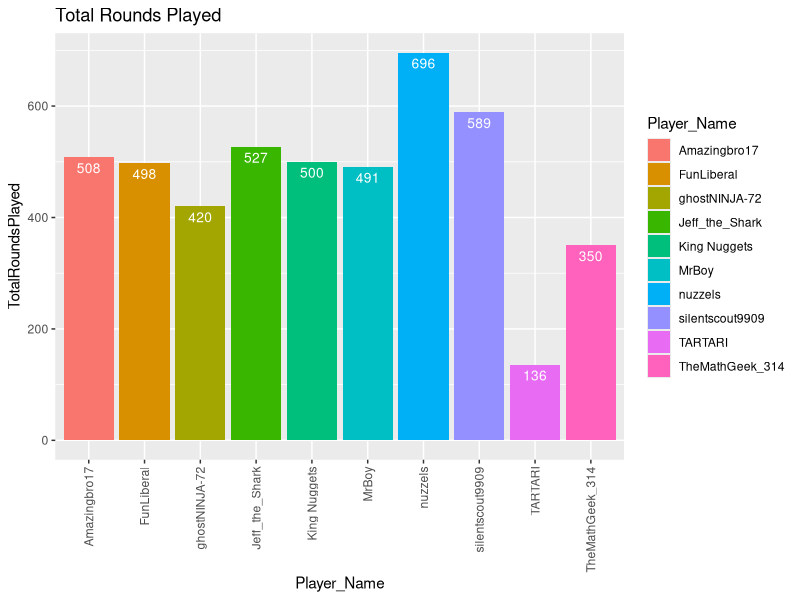
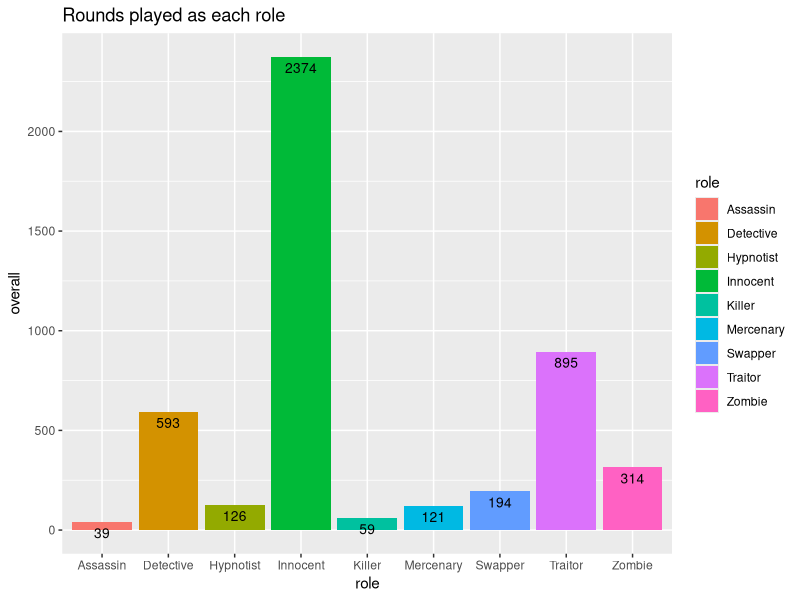
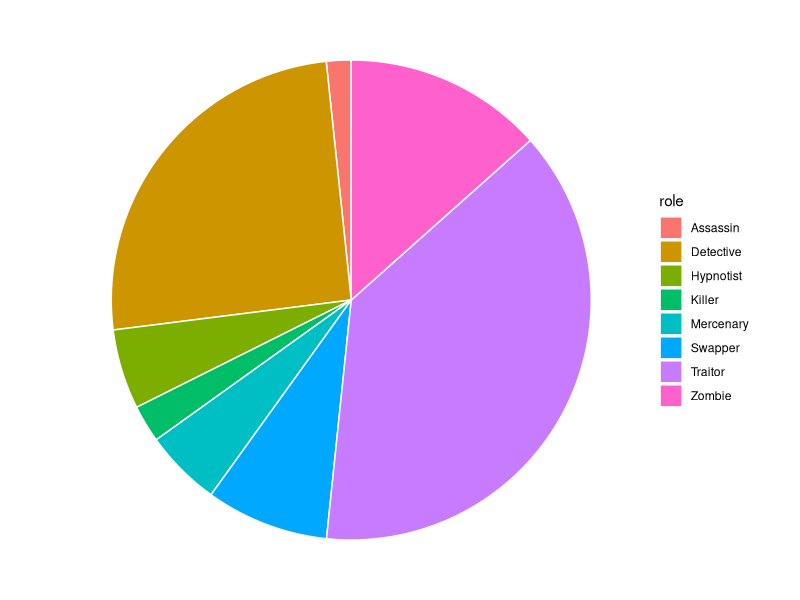
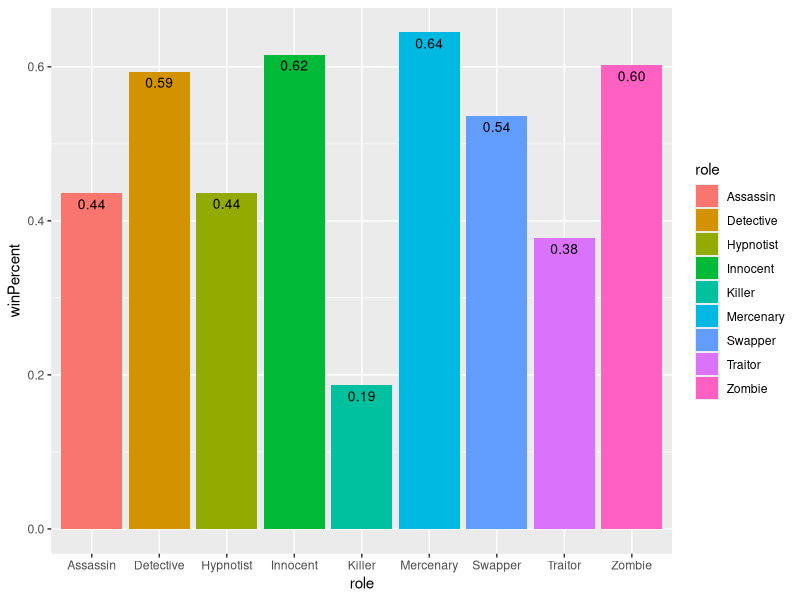
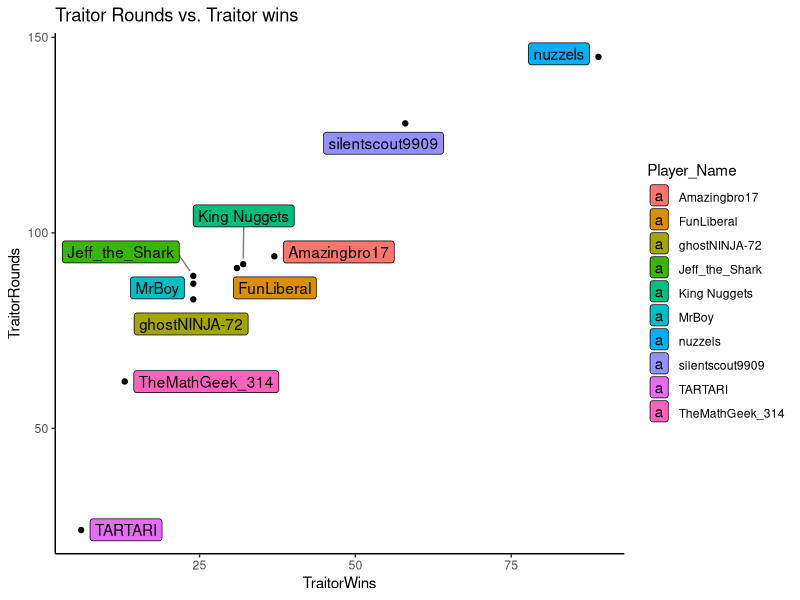
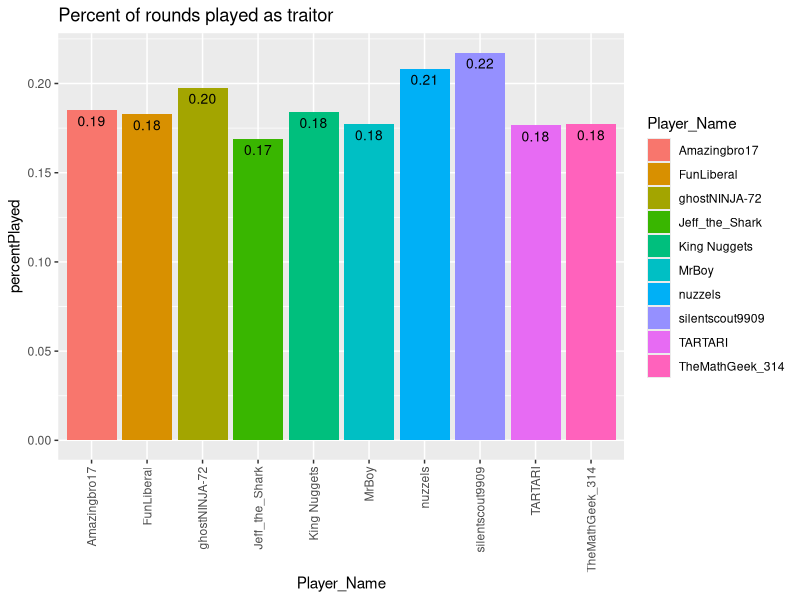
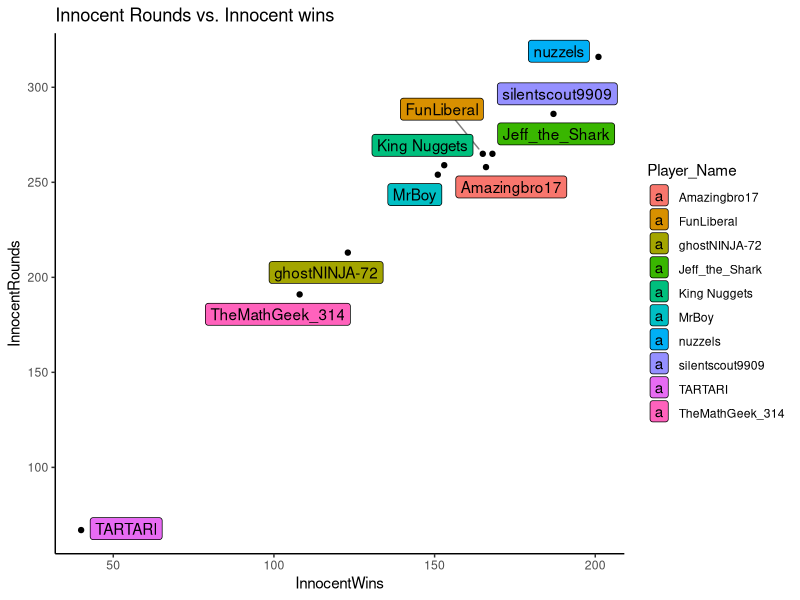
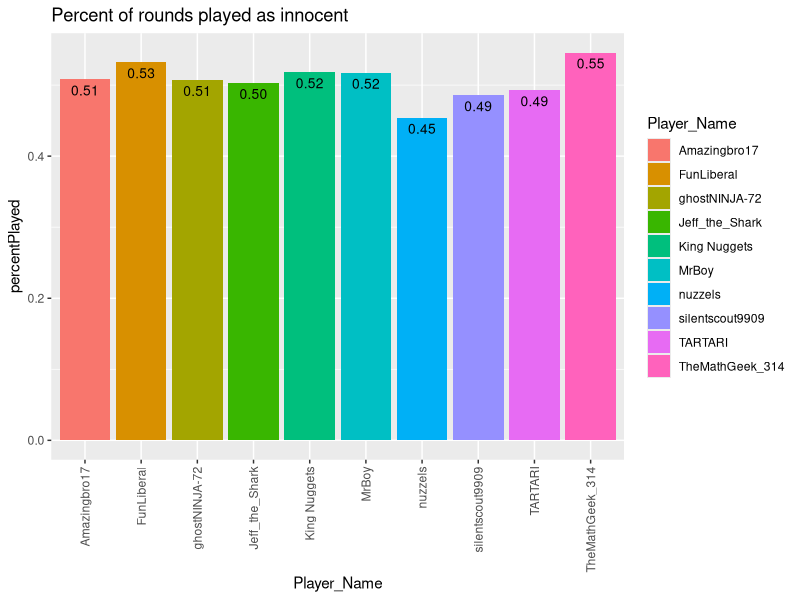

The R script that drew these images, in order:
## ---- chunk 1
knitr::opts_chunk$set(echo = TRUE)
## ---- chunk 2
library(tidyverse)
library(ggplot2)
library(ggrepel)
library(readxl)
pstats <- read_excel('TTTStatsTag.xlsx', sheet='PlayerStats')
tpartners <- read_excel('TTTStatsTag.xlsx', sheet='TraitorPartners')
dequip <- read_excel('TTTStatsTag.xlsx', sheet='DetectiveEquipment')
tequip <- read_excel('TTTStatsTag.xlsx', sheet='TraitorEquipment')
## ---- chunk 3
pstats$Player_Name <- as.factor(pstats$Player_Name)
pstatsClean <- pstats %>% pivot_longer(
  !c('Player_Name'),
  names_to="stat",
  values_to="count",
  values_drop_na = TRUE
)
## ---- chunk 4
tpartners$Player_Name <- as.factor(tpartners$Player_Name)
tpartnersClean <- tpartners %>% pivot_longer(
  !c('Player_Name'),
  names_to="stat",
  values_to="count",
  values_drop_na = TRUE
)
## ---- chunk 5
dequip$Player_Name <- as.factor(dequip$Player_Name)
dequipClean <- dequip %>% pivot_longer(
  !c('Player_Name'),
  names_to="stat",
  values_to="count",
  values_drop_na = TRUE
)
## ---- chunk 6
tequip$Player_Name <- as.factor(tequip$Player_Name)
tequipClean <- tequip %>% pivot_longer(
  !c('Player_Name'),
  names_to="stat",
  values_to="count",
  values_drop_na = TRUE
)
## ---- chunk 7
overallStatP <- pstatsClean %>% group_by(stat) %>% summarise(overall = sum(count))
overallStatTP <- tpartnersClean %>% group_by(stat) %>% summarise(overall = sum(count))
overallStatD <- dequipClean %>% group_by(stat) %>% summarise(overall = sum(count))
## ---- chunk 8
ggplot(pstats, aes(y=TotalRoundsPlayed,x=Player_Name, fill=Player_Name)) + geom_bar(stat = "Identity") + geom_text(aes(label=TotalRoundsPlayed), vjust=1.6, color="white", size=3.5) + ggtitle("Total Rounds Played") +
  theme(axis.text.x=element_text(angle=90,hjust=1,vjust=0.5))
## ---- chunk 9
overallPStats <- read_excel('mydata.xlsx')
avgWin <- overallPStats %>% pivot_wider(names_from = stat,values_from = overall) %>% group_by(role) %>% summarise(winPercent=Wins/Rounds)
## ---- chunk 10
overallPStats %>% filter(stat=="Rounds") %>% ggplot(aes(x=role,y=overall,fill=role))+geom_bar(stat = "Identity")  + geom_text(aes(label=overall), vjust=1.6, color="black", size=3.5) + ggtitle("Rounds played as each role")
overallPStats %>% filter(stat=="Rounds" & role!="Innocent") %>% ggplot(aes(x="",y=overall/4715,fill=role)) + 
  geom_bar(stat="identity", width=1,color="white") +
  coord_polar("y", start=0) +
  theme_void()
avgWin %>% ggplot(aes(x=role,y=winPercent,fill=role))+geom_bar(stat = "Identity")+geom_text(aes(label=sprintf("%0.2f", round(winPercent, digits = 2))), vjust=1.6, color="black", size=3.5)
## ---- chunk 11
ggplot(pstats,aes(x=TraitorWins, y=TraitorRounds, fill=Player_Name)) + geom_point() + ggtitle("Traitor Rounds vs. Traitor wins") +
  geom_label_repel(aes(label = Player_Name),
                  box.padding   = 0.35, 
                  point.padding = 0.5,
                  segment.color = 'grey50') +
  theme_classic()

pstats %>% group_by(Player_Name,TraitorRounds,TraitorWins) %>% 
  summarise(winPercent=TraitorWins/TraitorRounds) %>%
  arrange(desc(winPercent))
## ---- chunk 12
pstats %>% group_by(Player_Name) %>% summarise(percentPlayed=TraitorRounds/TotalRoundsPlayed) %>% 
  ggplot(aes(y=percentPlayed,x=Player_Name,fill=Player_Name)) + geom_bar(stat = "Identity") + ggtitle("Percent of rounds played as traitor") +
  theme(axis.text.x=element_text(angle=90,hjust=1,vjust=0.5))+geom_text(aes(label=sprintf("%0.2f", round(percentPlayed, digits = 2))), vjust=1.6, color="black", size=3.5)
## ---- chunk 13
ggplot(pstats,aes(x=InnocentWins, y=InnocentRounds, fill=Player_Name)) + geom_point() + ggtitle("Innocent Rounds vs. Innocent wins") +
  geom_label_repel(aes(label = Player_Name),
                  box.padding   = 0.35, 
                  point.padding = 0.5,
                  segment.color = 'grey50') +
  theme_classic()

pstats %>% group_by(Player_Name,InnocentRounds,InnocentWins) %>% 
  summarise(winPercent=InnocentWins/InnocentRounds) %>%
  arrange(desc(winPercent))
## ---- chunk 14
pstats %>% group_by(Player_Name) %>% summarise(percentPlayed=InnocentRounds/TotalRoundsPlayed) %>% 
  ggplot(aes(y=percentPlayed,x=Player_Name,fill=Player_Name)) + geom_bar(stat = "Identity") + ggtitle("Percent of rounds played as innocent") +
  theme(axis.text.x=element_text(angle=90,hjust=1,vjust=0.5))+geom_text(aes(label=sprintf("%0.2f", round(percentPlayed, digits = 2))), vjust=1.6, color="black", size=3.5)
## ---- chunk 15
ggplot(pstats,aes(x=DetectiveWins, y=DetectiveRounds, fill=Player_Name)) + geom_point() + ggtitle("Detective Rounds vs. Detective wins") +
  geom_label_repel(aes(label = Player_Name),
                  box.padding   = 0.35, 
                  point.padding = 0.5,
                  segment.color = 'grey50') +
  theme_classic()

pstats %>% group_by(Player_Name,DetectiveRounds,DetectiveWins) %>% 
  summarise(winPercent=DetectiveWins/DetectiveRounds) %>%
  arrange(desc(winPercent))
## ---- chunk 16
pstats %>% group_by(Player_Name) %>% summarise(percentPlayed=DetectiveRounds/TotalRoundsPlayed) %>% 
  ggplot(aes(y=percentPlayed,x=Player_Name,fill=Player_Name)) + geom_bar(stat = "Identity") + ggtitle("Percent of rounds played as detective") +
  theme(axis.text.x=element_text(angle=90,hjust=1,vjust=0.5))+geom_text(aes(label=sprintf("%0.2f", round(percentPlayed, digits = 2))), vjust=1.6, color="black", size=3.5)
## ---- chunk 17
ggplot(pstats,aes(x=Zombiewins, y=ZombieRounds, fill=Player_Name)) + geom_point() + ggtitle("Zombie Rounds vs. Zombie wins") +
  geom_label_repel(aes(label = Player_Name),
                  box.padding   = 0.35, 
                  point.padding = 0.5,
                  segment.color = 'grey50') +
  theme_classic()

pstats %>% group_by(Player_Name,Zombiewins,ZombieRounds) %>% 
  summarise(winPercent=Zombiewins/ZombieRounds) %>%
  arrange(desc(winPercent))
## ---- chunk 18
pstats %>% group_by(Player_Name) %>% summarise(percentPlayed=ZombieRounds/TotalRoundsPlayed) %>% 
  ggplot(aes(y=percentPlayed,x=Player_Name,fill=Player_Name)) + geom_bar(stat = "Identity") + ggtitle("Percent of rounds played as zombie") +
  theme(axis.text.x=element_text(angle=90,hjust=1,vjust=0.5))+geom_text(aes(label=sprintf("%0.2f", round(percentPlayed, digits = 2))), vjust=1.6, color="black", size=3.5)
## ---- chunk 19
ggplot(pstats,aes(x=HypnotistWins, y=HypnotistRounds, fill=Player_Name)) + geom_point() + ggtitle("Hypnotist Rounds vs. Hypnotist wins") +
  geom_label_repel(aes(label = Player_Name),
                  box.padding   = 0.35, 
                  point.padding = 0.5,
                  segment.color = 'grey50') +
  theme_classic()

pstats %>% group_by(Player_Name,HypnotistWins,HypnotistRounds) %>% 
  summarise(winPercent=HypnotistWins/HypnotistRounds) %>%
  arrange(desc(winPercent))
## ---- chunk 20
pstats %>% group_by(Player_Name) %>% summarise(percentPlayed=HypnotistRounds/TotalRoundsPlayed) %>% 
  ggplot(aes(y=percentPlayed,x=Player_Name,fill=Player_Name)) + geom_bar(stat = "Identity") + ggtitle("Percent of rounds played as hypnotist") +
  theme(axis.text.x=element_text(angle=90,hjust=1,vjust=0.5))+geom_text(aes(label=sprintf("%0.2f", round(percentPlayed, digits = 2))), vjust=1.6, color="black", size=3.5)
## ---- chunk 21
ggplot(pstats,aes(x=Player_Name, y=CrookedCop, fill=Player_Name)) + geom_bar(stat="identity") + geom_text(aes(label=CrookedCop), vjust=1.6, color="white", size=3.5) + ggtitle("Amount of Innocents killed as detective") +
  theme(axis.text.x=element_text(angle=90,hjust=1,vjust=0.5))
pstats %>% group_by(Player_Name, DetectiveRounds, CrookedCop) %>% 
  summarise(Crookedeness=CrookedCop/DetectiveRounds) %>%
  arrange(desc(Crookedeness))
## ---- chunk 22
ggplot(pstats,aes(x=Player_Name, y=TriggerHappyInnocent, fill=Player_Name)) + geom_bar(stat="identity") + geom_text(aes(label=TriggerHappyInnocent), vjust=1.6, color="white", size=3.5) + ggtitle("Amount of Innocents killed as an Innocent") +
  theme(axis.text.x=element_text(angle=90,hjust=1,vjust=0.5))
pstats %>% group_by(Player_Name, InnocentRounds, TriggerHappyInnocent) %>% 
  summarise(Shootyness=TriggerHappyInnocent/InnocentRounds) %>%
  arrange(desc(Shootyness))
## ---- chunk 23
ggplot(pstats,aes(x=Player_Name,y=KilledFirst,fill=Player_Name)) + geom_bar(stat = "Identity")  + geom_text(aes(label=KilledFirst), vjust=1.6, color="Blue", size=3.5) + ggtitle("Amount of times killed first") +
  theme(axis.text.x=element_text(angle=90,hjust=1,vjust=0.5))

ggplot(pstats, aes(x=Player_Name, y=KilledFirst/TotalRoundsPlayed, fill=Player_Name)) + 
  geom_bar(stat="identity") + ggtitle("Percentage of times killed first") +
  theme(axis.text.x=element_text(angle=90,hjust=1,vjust=0.5))+geom_text(aes(label=sprintf("%0.2f", round(KilledFirst/TotalRoundsPlayed, digits = 2))), vjust=1.6, color="black", size=3.5)
## ---- chunk 24
ggplot(pstats,aes(x=Player_Name,y=TotalFallDamage, fill=Player_Name)) + geom_bar(stat = "Identity")  + geom_text(aes(label=TotalFallDamage), vjust=1.6, color="Blue", size=3.5) + ggtitle("People least safe near ledges") +
  theme(axis.text.x=element_text(angle=90,hjust=1,vjust=0.5))
## ---- chunk 25
dequipClean %>% group_by(stat) %>% summarise(overallTimesBought = sum(count)) %>%
  ggplot(aes(x=stat,y=overallTimesBought)) + geom_bar(stat="Identity") + geom_text(aes(label=overallTimesBought), vjust=1.6, color="Red", size=2.5) + ggtitle("Times each detective equipment was bought") +
  theme(axis.text.x=element_text(angle=90,hjust=1,vjust=0.5))
dequipClean %>% group_by(stat) %>% summarise(percentBought=sum(count)/1172) %>% arrange(desc(percentBought))
## ---- chunk 26
dequipClean %>% filter(count>0) %>% group_by(Player_Name, stat) %>% summarise(equipBought=n()) %>% 
  ggplot(aes(x=Player_Name,y=equipBought, fill=Player_Name)) + geom_bar(stat = "Identity")  +
  theme(axis.text.x=element_text(angle=90,hjust=1,vjust=0.5)) + 
  ggtitle("Number of different detective equipment bought")

## ---- chunk 27
dequipClean  %>% filter(Player_Name=="Amazingbro17") %>% 
  slice_max(count,n=5)
dequipClean  %>% filter(Player_Name=="FunLiberal") %>% 
  slice_max(count,n=5)
dequipClean  %>% filter(Player_Name=="ghostNINJA-72") %>% 
  slice_max(count,n=5)
dequipClean  %>% filter(Player_Name=="Jeff_the_Shark") %>% 
  slice_max(count,n=5)
dequipClean  %>% filter(Player_Name=="King Nuggets") %>% 
  slice_max(count,n=5)
dequipClean  %>% filter(Player_Name=="MrBoy") %>% 
  slice_max(count,n=5)
dequipClean  %>% filter(Player_Name=="nuzzels") %>% 
  slice_max(count,n=5)
dequipClean  %>% filter(Player_Name=="silentscout9909") %>% 
  slice_max(count,n=5)
dequipClean  %>% filter(Player_Name=="TARTARI") %>% 
  slice_max(count,n=5)
dequipClean  %>% filter(Player_Name=="TheMathGeek_314") %>% 
  slice_max(count,n=5)
## ---- chunk 28
dequipClean %>% ggplot(aes(x=Player_Name,y=count, fill=Player_Name)) + geom_bar(stat = "Identity") + facet_wrap(~stat, ncol=5, scales = "free_y") +
  theme(axis.text.x=element_text(angle=90,hjust=1,vjust=0.5))
## ---- chunk 29
tequipClean %>% group_by(stat) %>% summarise(overallTimesBought = sum(count)) %>%
  ggplot(aes(x=stat,y=overallTimesBought)) + geom_bar(stat="Identity") + geom_text(aes(label=overallTimesBought), vjust=1.6, color="Red", size=2.5) + ggtitle("Times each traitor equipment was bought") +
  theme(axis.text.x=element_text(angle=90,hjust=1,vjust=0.5))
tequipClean %>% group_by(stat) %>% summarise(percentBought=sum(count)/1172) %>% arrange(desc(percentBought))
## ---- chunk 30
tequipClean %>% filter(count>0) %>% group_by(Player_Name, stat) %>% summarise(equipBought=n()) %>% 
  ggplot(aes(x=Player_Name,y=equipBought, fill=Player_Name)) + geom_bar(stat = "Identity")  +
  theme(axis.text.x=element_text(angle=90,hjust=1,vjust=0.5)) + 
  ggtitle("Number of different traitor equipment bought")

## ---- chunk 31
tequipClean  %>% filter(Player_Name=="Amazingbro17") %>% 
  slice_max(count,n=5)
tequipClean  %>% filter(Player_Name=="FunLiberal") %>% 
  slice_max(count,n=5)
tequipClean  %>% filter(Player_Name=="ghostNINJA-72") %>% 
  slice_max(count,n=5)
tequipClean  %>% filter(Player_Name=="Jeff_the_Shark") %>% 
  slice_max(count,n=5)
tequipClean  %>% filter(Player_Name=="King Nuggets") %>% 
  slice_max(count,n=5)
tequipClean  %>% filter(Player_Name=="MrBoy") %>% 
  slice_max(count,n=5)
tequipClean  %>% filter(Player_Name=="nuzzels") %>% 
  slice_max(count,n=5)
tequipClean  %>% filter(Player_Name=="silentscout9909") %>% 
  slice_max(count,n=5)
tequipClean  %>% filter(Player_Name=="TARTARI") %>% 
  slice_max(count,n=5)
tequipClean  %>% filter(Player_Name=="TheMathGeek_314") %>% 
  slice_max(count,n=5)
## ---- chunk 32
tequipClean %>% ggplot(aes(x=Player_Name,y=count, fill=Player_Name)) + geom_bar(stat = "Identity") + facet_wrap(~stat, ncol=6, scales = "free_y") +
  theme(axis.text.x=element_text(angle=90,hjust=1,vjust=0.5))
